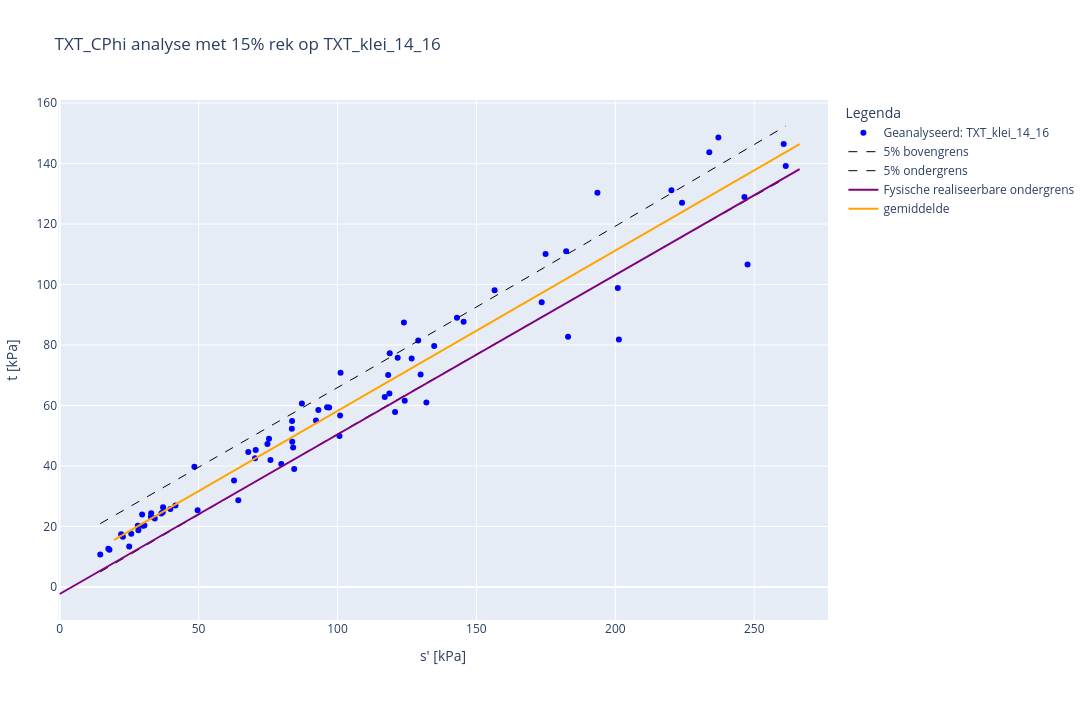

The notebook cell this image was saved under:
### Code cell
#voer C-phi analyse met benaderingswaarden
import ipywidgets as widgets
from IPython.display import display, Markdown
from pv_tool.cphi_analysis.c_phi_analysis import CPhiAnalyse
from pv_tool.cphi_analysis.variables import *
from widgetfuncties3 import toon_cphi_tabel
analyse = CPhiAnalyse(dbase=dbase, investigation_groups=[dropdown_verzameling_txt.value], effective_stress= dropdown_rekpercentage.value,
                      analysis_type='TXT_CPhi')
#Toon resultaten figuur en tabel met cohesie en hoek van inwendige wrijving
analyse.show_figure()
analyse.print_short_results()
